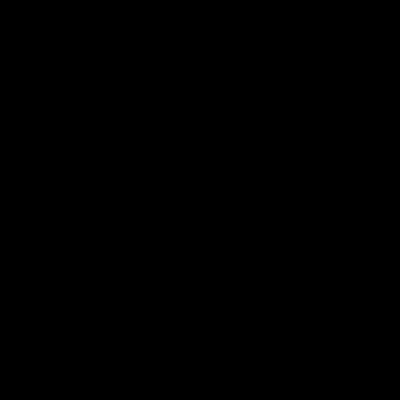
Frame 1 (no input)
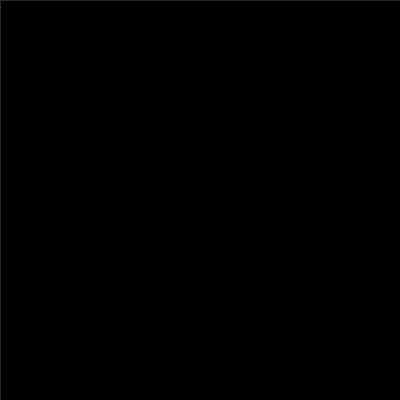
Frame 60 (the mouse pressed at the canvas centre just before this capture)
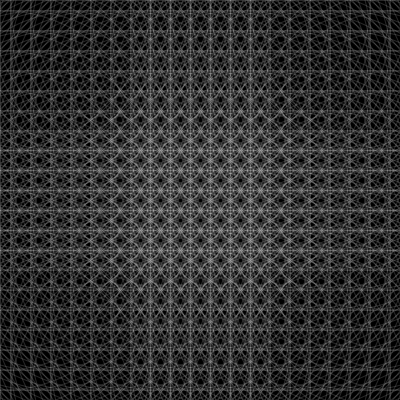
Frame 120 (the mouse held since frame 60 and released just before this capture)

The Processing sketch that drew these frames (run headless with seeded random() and noise(); from frame 60 on, the mouse is pressed at the canvas centre):

// Processing sketch: processing_133828
// ── processing_133828.pde

void setup() {
  
size(400, 400);
background(0);

} 

void draw() {
  
  fill(0);
  rect(0,0,width,height);
 int d = mouseY*2 - mouseX/2;
  for (int x = 0; x<=width; x+=20){
    for(int y = 0; y<= height; y+=20){ 
    noFill();
    stroke(255,40);
    ellipse(x, y, d, d);
    }  
  }

}
